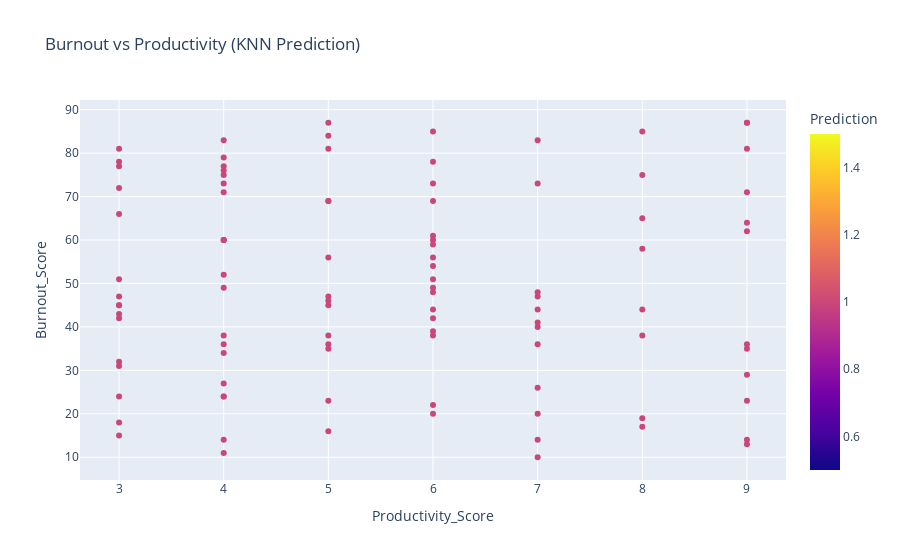

Notebook code cell kept with this figure:
### Code cell
import plotly.express as px

df_plot = df.copy()
df_plot["Prediction"] = knn.predict(X)

fig = px.scatter(df_plot, x="Productivity_Score", y="Burnout_Score",
                 color="Prediction", hover_data=["Age", "Job_Role_Developer", "Work_Mode_Remote"],
                 title="Burnout vs Productivity (KNN Prediction)")
fig.show()

### Figure 1 — Plotly figure (JSON) as saved in the notebook; plotly's stock layout.template omitted (floating-point values rounded to 4 significant figures; data arrays with more than 128 entries replaced by an {"elided": "..."} marker saying what was removed)
{"data": [{"customdata": {"elided": "100x3 int values"}, "hovertemplate": "Productivity_Score=%{x}<br>Burnout_Score=%{y}<br>Age=%{customdata[0]}<br>Job_Role_Developer=%{customdata[1]}<br>Work_Mode_Remote=%{customdata[2]}<br>Prediction=%{marker.color}<extra></extra>", "legendgroup": "", "marker": {"color": [1, 1, 1, 1, 1, 1, 1, 1, 1, 1, 1, 1, 1, 1, 1, 1, 1, 1, 1, 1, 1, 1, 1, 1, 1, 1, 1, 1, 1, 1, 1, 1, 1, 1, 1, 1, 1, 1, 1, 1, 1, 1, 1, 1, 1, 1, 1, 1, 1, 1, 1, 1, 1, 1, 1, 1, 1, 1, 1, 1, 1, 1, 1, 1, 1, 1, 1, 1, 1, 1, 1, 1, 1, 1, 1, 1, 1, 1, 1, 1, 1, 1, 1, 1, 1, 1, 1, 1, 1, 1, 1, 1, 1, 1, 1, 1, 1, 1, 1, 1], "coloraxis": "coloraxis", "symbol": "circle"}, "mode": "markers", "name": "", "orientation": "v", "showlegend": false, "type": "scatter", "x": [6, 8, 6, 9, 6, 6, 9, 5, 3, 3, 8, 7, 7, 4, 4, 3, 5, 7, 5, 6, 9, 5, 6, 8, 5, 7, 9, 9, 4, 9, 6, 4, 6, 9, 6, 5, 7, 4, 3, 3, 3, 4, 4, 7, 4, 5, 9, 6, 7, 4, 4, 3, 4, 5, 4, 3, 3, 6, 4, 5, 6, 7, 3, 8, 7, 3, 9, 9, 3, 4, 8, 8, 4, 4, 5, 6, 7, 5, 6, 8, 3, 4, 8, 9, 6, 6, 3, 6, 6, 4, 4, 5, 3, 5, 4, 5, 3, 9, 7, 7], "xaxis": "x", "y": [44, 58, 78, 71, 69, 59, 87, 84, 18, 43, 85, 44, 10, 49, 73, 31, 69, 73, 81, 20, 23, 69, 39, 44, 46, 14, 87, 35, 71, 13, 51, 27, 49, 81, 48, 23, 41, 60, 47, 32, 72, 24, 34, 26, 75, 87, 62, 60, 48, 60, 79, 15, 76, 16, 60, 81, 51, 73, 24, 38, 42, 36, 45, 38, 47, 66, 36, 64, 42, 77, 75, 19, 14, 83, 47, 22, 40, 56, 61, 65, 24, 38, 17, 14, 38, 56, 77, 85, 54, 11, 36, 45, 45, 35, 52, 36, 78, 29, 20, 83], "yaxis": "y"}], "layout": {"coloraxis": {"colorbar": {"title": {"text": "Prediction"}}, "colorscale": [[0, "#0d0887"], [0.1111, "#46039f"], [0.2222, "#7201a8"], [0.3333, "#9c179e"], [0.4444, "#bd3786"], [0.5556, "#d8576b"], [0.6667, "#ed7953"], [0.7778, "#fb9f3a"], [0.8889, "#fdca26"], [1, "#f0f921"]]}, "legend": {"tracegroupgap": 0}, "title": {"text": "Burnout vs Productivity (KNN Prediction)"}, "xaxis": {"anchor": "y", "domain": [0, 1], "title": {"text": "Productivity_Score"}}, "yaxis": {"anchor": "x", "domain": [0, 1], "title": {"text": "Burnout_Score"}}}}
